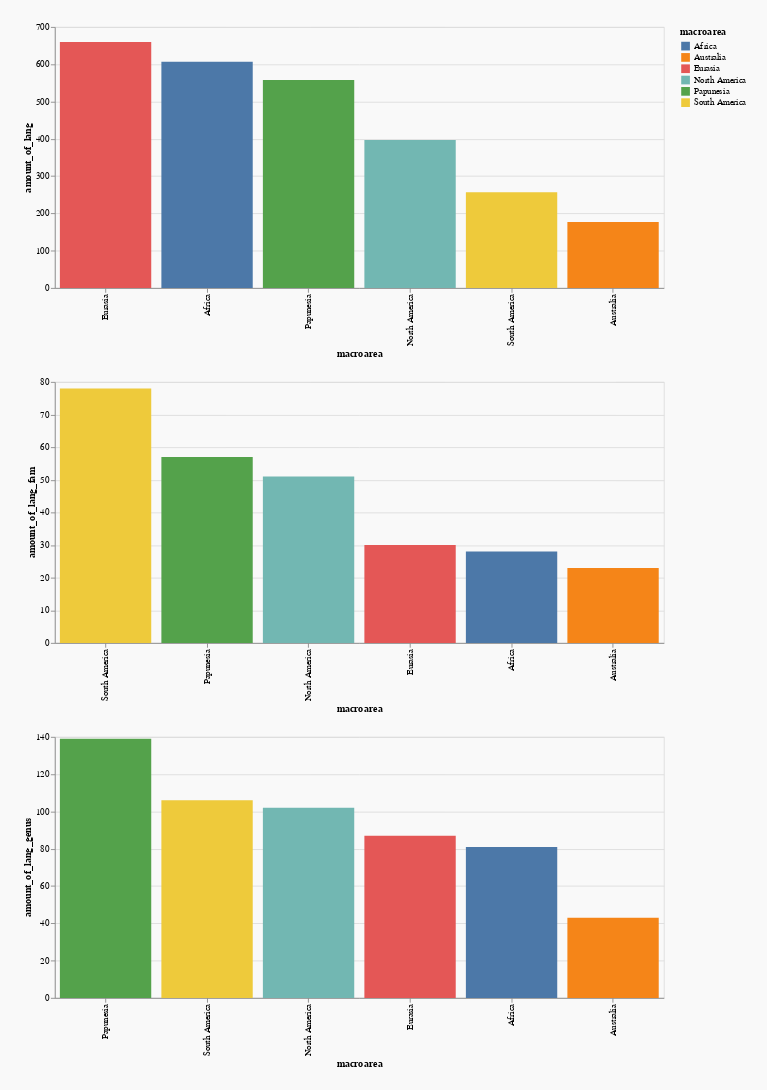

Notebook cell for this chart:
### Code cell
alt.vconcat(background_lang_chart, 
            background_fam_chart,
            background_genus_chart
           ).properties(background = '#F9F9F9', padding = 25)

### Figure 1 — Vega-Lite specification as saved in the notebook (floating-point values rounded to 4 significant figures)
{"config": {"view": {"continuousWidth": 400, "continuousHeight": 300}}, "vconcat": [{"data": {"name": "data-ee9ec6e5ef56f1d461bd0d34c4439538"}, "mark": "bar", "encoding": {"color": {"field": "macroarea", "type": "nominal"}, "x": {"field": "macroarea", "sort": {"field": "amount_of_lang", "order": "descending"}, "type": "nominal"}, "y": {"field": "amount_of_lang", "type": "quantitative"}}, "height": 300, "width": 700}, {"data": {"name": "data-ee2922c1190ffb3f4951023750cc41da"}, "mark": "bar", "encoding": {"color": {"field": "macroarea", "type": "nominal"}, "x": {"field": "macroarea", "sort": {"field": "amount_of_lang_fam", "order": "descending"}, "type": "nominal"}, "y": {"field": "amount_of_lang_fam", "type": "quantitative"}}, "height": 300, "width": 700}, {"data": {"name": "data-dd57939975588ef84ce5f3a2757d3ca6"}, "mark": "bar", "encoding": {"color": {"field": "macroarea", "type": "nominal"}, "x": {"field": "macroarea", "sort": {"field": "amount_of_lang_genus", "order": "descending"}, "type": "nominal"}, "y": {"field": "amount_of_lang_genus", "type": "quantitative"}}, "height": 300, "width": 700}], "background": "#F9F9F9", "padding": 25, "$schema": "https://vega.github.io/schema/vega-lite/v4.17.0.json", "datasets": {"data-ee9ec6e5ef56f1d461bd0d34c4439538": [{"macroarea": "Eurasia", "amount_of_lang": 660}, {"macroarea": "Africa", "amount_of_lang": 607}, {"macroarea": "Australia", "amount_of_lang": 177}, {"macroarea": "North America", "amount_of_lang": 397}, {"macroarea": "South America", "amount_of_lang": 257}, {"macroarea": "Papunesia", "amount_of_lang": 558}], "data-ee2922c1190ffb3f4951023750cc41da": [{"macroarea": "Eurasia", "amount_of_lang_fam": 30}, {"macroarea": "Africa", "amount_of_lang_fam": 28}, {"macroarea": "Australia", "amount_of_lang_fam": 23}, {"macroarea": "North America", "amount_of_lang_fam": 51}, {"macroarea": "South America", "amount_of_lang_fam": 78}, {"macroarea": "Papunesia", "amount_of_lang_fam": 57}], "data-dd57939975588ef84ce5f3a2757d3ca6": [{"macroarea": "Eurasia", "amount_of_lang_genus": 87}, {"macroarea": "Africa", "amount_of_lang_genus": 81}, {"macroarea": "Australia", "amount_of_lang_genus": 43}, {"macroarea": "North America", "amount_of_lang_genus": 102}, {"macroarea": "South America", "amount_of_lang_genus": 106}, {"macroarea": "Papunesia", "amount_of_lang_genus": 139}]}}
